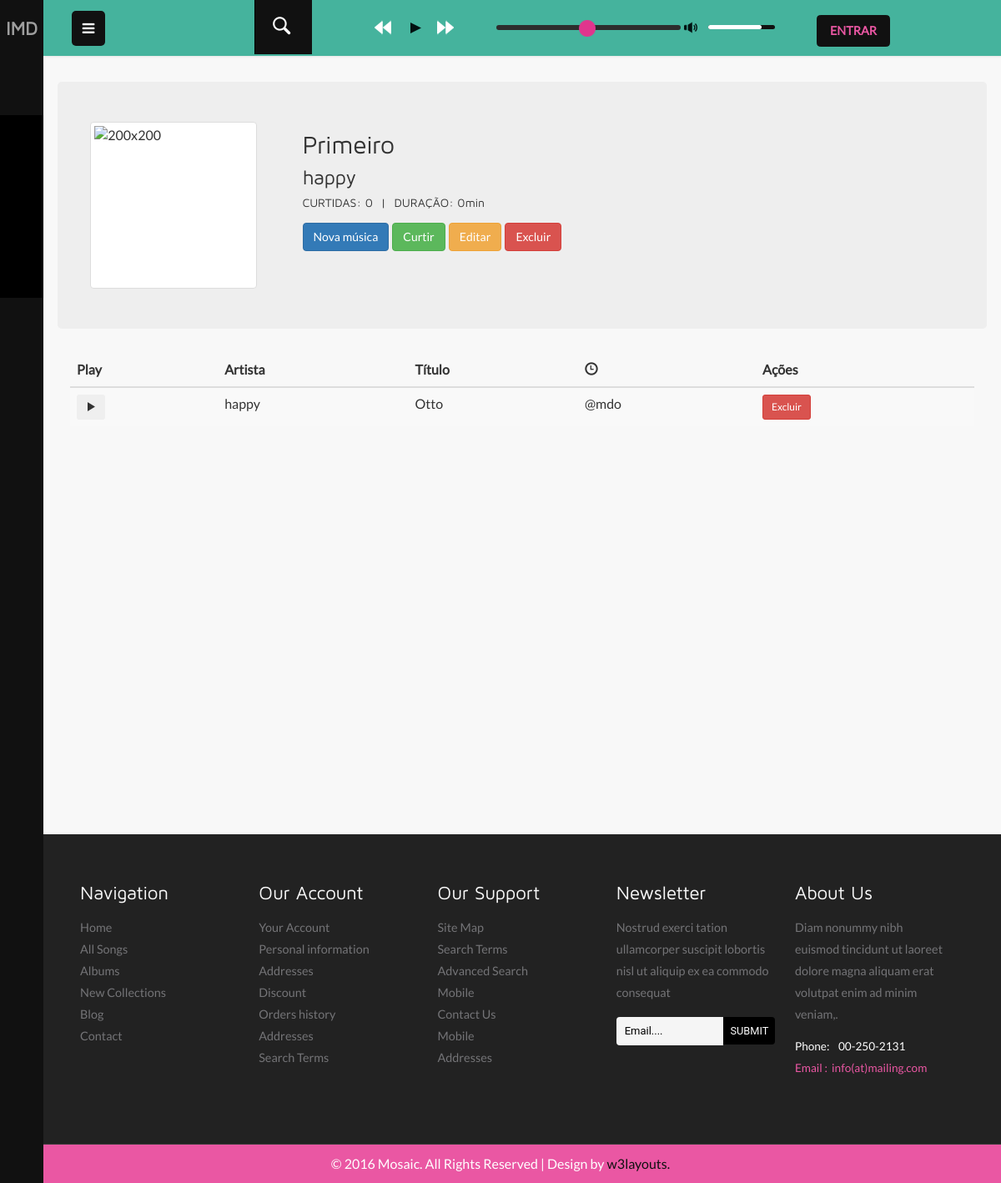
The app's page /album?id=1 with its own data.
### tables this page shows
CREATE TABLE `list` (
  `id_list` int(11) NOT NULL AUTO_INCREMENT,
  `name` varchar(45) NOT NULL,
  `num_likes` int(11) NOT NULL DEFAULT '0',
  `duration_time` int(11) NOT NULL DEFAULT '0',
  `picture` mediumtext,
  PRIMARY KEY (`id_list`)
);

CREATE TABLE `artist` (
  `user_email` varchar(45) NOT NULL,
  `name` varchar(45) NOT NULL,
  `description` varchar(45) NOT NULL,
  `admin_id_admin` int(11) DEFAULT NULL,
  PRIMARY KEY (`user_email`),
  KEY `fk_Artist_Admin1_idx` (`admin_id_admin`),
  KEY `fk_Artist_User1_idx` (`user_email`),
  CONSTRAINT `fk_Artist_Admin1` FOREIGN KEY (`admin_id_admin`) REFERENCES `admin` (`id_admin`) ON DELETE SET NULL,
  CONSTRAINT `fk_Artist_User1` FOREIGN KEY (`user_email`) REFERENCES `user` (`email`) ON DELETE CASCADE ON UPDATE CASCADE
);

### src/Controllers/ControllerComHtml.php (called while the page is built, shortened)
<?php
abstract class ControllerComHtml
{
    public function renderizaHtml(string $caminhoTemplate, array $dados): string
    {
        extract($dados);
        require __DIR__ . '/../../views/' . $caminhoTemplate;
        $html = ob_get_clean();
        return $html;
    }
}

### src/Infra/ConnectionCreator.php (called while the page is built, shortened)
<?php
class ConnectionCreator
{
    public static function createConnection(): PDO
    {
        $host = $_ENV['CONNECTION_HOST'];
        $port = $_ENV['PORT_CONTAINER'];
        $db_name = $_ENV['DB_DATABASE'];
        $connection = new PDO(
            "mysql:host=$host;port=$port;dbname=$db_name",
            'imduser',
            'root'
        );
        $connection->setAttribute(PDO::ATTR_ERRMODE, PDO::ERRMODE_EXCEPTION);
        $connection->setAttribute(PDO::ATTR_DEFAULT_FETCH_MODE, PDO::FETCH_ASSOC);
        return $connection;
    }
}

### src/Infra/PdoAlbumRepository.php (called while the page is built, shortened)
<?php
class PdoAlbumRepository
{
    private $connection;
    public function __construct($connection)
    {
        $this->connection = $connection;
    }
    public function hydrateAlbum($albumData) : Album
    {
        $album = new Album();
        $album->fillWithRow($albumData);
        return $album;
    }
    public function findById(string $id): Album
    {
        $stmt = $this->connection->prepare("
            SELECT *, l.name as name, ar.name as artname  FROM list l
            JOIN album a ON l.id_list = a.list_id_list
            JOIN artist_cadastra_album aca ON a.list_id_list = aca.album_list_id_list
            JOIN artist ar ON ar.user_email = aca.artist_user_email
            WHERE id_list = ? LIMIT 1
        ");
        $stmt->execute([$id]);
        $row = $stmt->fetch();
        $album = $this->hydrateAlbum($row);
        $artist = new Artist(  $row['user_email'], $row['admin_id_admin']);
        $artist->setName($row['artname']);
        $artist->setDescription($row['description']);
        $album->setArtist($artist);
        return $album;
    }
}

### src/Models/ImdList.php (called while the page is built, shortened)
<?php
class ImdList
{
    private ?string $name;
    private ?int $numLikes;
    private ?int $durationTime;
    private ?string $picture;
    public function getName()
    {
        return $this->name;
    }
    public function getNumLikes()
    {
        return $this->numLikes;
    }
    public function getDurationTime()
    {
        return $this->durationTime;
    }
    public function getPicture()
    {
        return $this->picture;
    }
    protected function fillListWithRow(array $row)
    {
        $this->name = $row['name'];
        $this->numLikes = $row['num_likes'];
        $this->durationTime = $row['duration_time'];
        $this->picture = $row['picture'];
    }
}

### src/Models/Album.php (called while the page is built, shortened)
<?php
class Album extends ImdList
{
    private ?Artist $artist;
    public function getArtist(): ?Artist
    {
        return $this->artist;
    }
    public function setArtist(?Artist $artist): void
    {
        $this->artist = $artist;
    }
}

### src/Models/Artist.php (called while the page is built, shortened)
<?php
class Artist implements \JsonSerializable
{
    private $name = 'sem nome';
    public function name(): string
    {
        return $this->name;
    }
    public function setName(string $name): void
    {
        $this->name = $name;
    }
}

### views/albums/album.php (the view, shortened to what this page needs)
<?php include __DIR__ . '/../layouts/inicio-html.php'; ?>
<?php include __DIR__ . '/../layouts/inicio-body.php'; ?>
	<?php include __DIR__ . '/../components/left-side.php'; ?>
		<div class="main-content">
			<?php include __DIR__ . '/../components/header-section.php'; ?>
            <div id="page-wrapper">
				<div class="jumbotron row">
					<div class="col-sm-3">
						<img data-src="holder.js/200x200" class="img-thumbnail"
						alt="200x200" style="width: 200px; height: 200px; display: block; margin:auto;"
						src=" <?= $_ENV['STORAGE']; ?>/<?= $album->getPicture();  ?>" data-holder-rendered="true">
					</div>
					<div class="col-sm-9">
                        <h2><?= $album->getName();  ?></h2>
                        <h3><?= $album->getArtist()->name();  ?></h3>
                        <h5>
                            CURTIDAS: <?= $album->getNumLikes()  ?>
                            <span> | </span>
                            DURAÇÃO: <?= $album->getDurationTime();  ?>min
                        </h5>
                        <p>
                            <button type="button" class="btn btn-primary">Nova música</button>
                            <button type="button" class="btn btn-success">Curtir</button>
                            <button type="button" class="btn btn-warning">Editar</button>
                            <button type="button" class="btn btn-danger">Excluir</button>
                        </p>
                    </div>
				</div>
				<div class="inner-content">
					<table class="table table-striped table-hover">
						<thead>
						<tr>
							<th>Play</th>
							<th>Artista</th>
							<th>Título</th>
							<th><span class="glyphicon glyphicon-time" aria-hidden="true"></span></th>
							<th>Ações</th>
						</tr>
						</thead>
						<tbody>
						<tr>
							<td><button type="button" class="btn btn-sm" aria-label="Left Align">
                                    <span class="glyphicon glyphicon-play" aria-hidden="true"></span>
                                </button></td>
							<td><?= $album->getArtist()->name();  ?></td>
							<td>Otto</td>
							<td>@mdo</td>
							<td>
                                <span>
                                    <a href="/musica?id=<?= $album->getNumLikes() ?>" class="btn btn-danger btn-sm">
                                        Excluir
                                    </a>
                                </span>
                            </td>
						</tr>
						</tbody>
					</table>
				</div>
			</div>
		</div>
	<?php include __DIR__ . '/../components/footer-section.php'; ?>
<?php include __DIR__ . '/../layouts/fim-html.php'; ?>

### records on screen
list: name "Primeiro", artist.name "happy", num_likes "0", duration_time "0"
